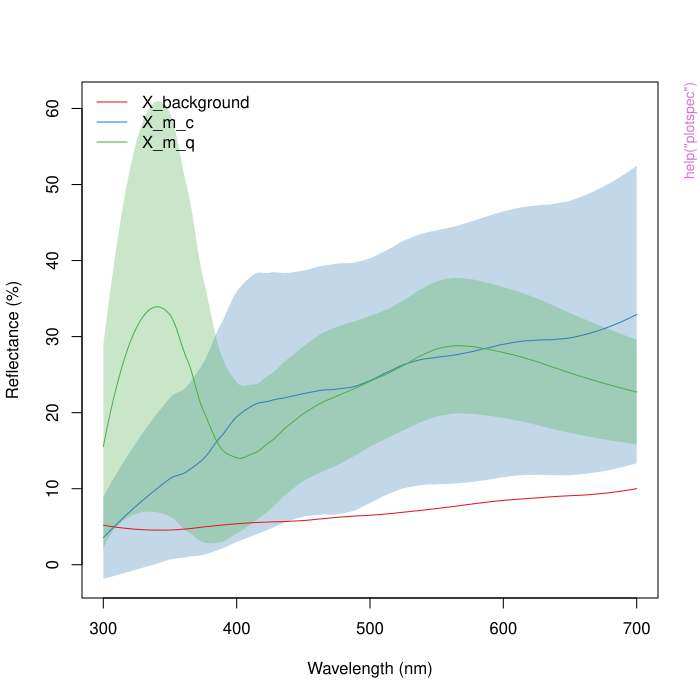

Write the R code that produced this figure.
pkgname <- "colorspec"
source(file.path(R.home("share"), "R", "examples-header.R"))
options(warn = 1)
options(pager = "console")
base::assign(".ExTimings", "colorspec-Ex.timings", pos = 'CheckExEnv')
base::cat("name\tuser\tsystem\telapsed\n", file=base::get(".ExTimings", pos = 'CheckExEnv'))
base::assign(".format_ptime",
function(x) {
  if(!is.na(x[4L])) x[1L] <- x[1L] + x[4L]
  if(!is.na(x[5L])) x[2L] <- x[2L] + x[5L]
  options(OutDec = '.')
  format(x[1L:3L], digits = 7L)
},
pos = 'CheckExEnv')

### * </HEADER>
library('colorspec')

base::assign(".oldSearch", base::search(), pos = 'CheckExEnv')
base::assign(".old_wd", base::getwd(), pos = 'CheckExEnv')
cleanEx()
nameEx("fixspec")
### * fixspec

flush(stderr()); flush(stdout())

base::assign(".ptime", proc.time(), pos = "CheckExEnv")
### Name: fixspec
### Title: fixspec function
### Aliases: fixspec

### ** Examples

data(leptodactyla)
refletancias <- fixspec(leptodactyla)




base::assign(".dptime", (proc.time() - get(".ptime", pos = "CheckExEnv")), pos = "CheckExEnv")
base::cat("fixspec", base::get(".format_ptime", pos = 'CheckExEnv')(get(".dptime", pos = "CheckExEnv")), "\n", file=base::get(".ExTimings", pos = 'CheckExEnv'), append=TRUE, sep="\t")
cleanEx()
nameEx("plotspec")
### * plotspec

flush(stderr()); flush(stdout())

base::assign(".ptime", proc.time(), pos = "CheckExEnv")
### Name: plotspec
### Title: plot average spectra
### Aliases: plotspec

### ** Examples

#example 1 ## not run
data(leptodactyla)
refletancias <- fixspec(leptodactyla)
plotspec(leptodactyla)




base::assign(".dptime", (proc.time() - get(".ptime", pos = "CheckExEnv")), pos = "CheckExEnv")
base::cat("plotspec", base::get(".format_ptime", pos = 'CheckExEnv')(get(".dptime", pos = "CheckExEnv")), "\n", file=base::get(".ExTimings", pos = 'CheckExEnv'), append=TRUE, sep="\t")
cleanEx()
nameEx("vis.bluetit")
### * vis.bluetit

flush(stderr()); flush(stdout())

base::assign(".ptime", proc.time(), pos = "CheckExEnv")
### Name: vis.bluetit
### Title: Bluetit vismodel
### Aliases: vis.bluetit

### ** Examples

#example ## not run
data(leptodactyla)
leptodactyla <- fixspec(leptodactyla)
vis.bt <- vis.bluetit(leptodactyla, background = "X00_background")




base::assign(".dptime", (proc.time() - get(".ptime", pos = "CheckExEnv")), pos = "CheckExEnv")
base::cat("vis.bluetit", base::get(".format_ptime", pos = 'CheckExEnv')(get(".dptime", pos = "CheckExEnv")), "\n", file=base::get(".ExTimings", pos = 'CheckExEnv'), append=TRUE, sep="\t")
### * <FOOTER>
###
cleanEx()
options(digits = 7L)
base::cat("Time elapsed: ", proc.time() - base::get("ptime", pos = 'CheckExEnv'),"\n")
grDevices::dev.off()
###
### Local variables: ***
### mode: outline-minor ***
### outline-regexp: "\\(> \\)?### [*]+" ***
### End: ***
quit('no')
